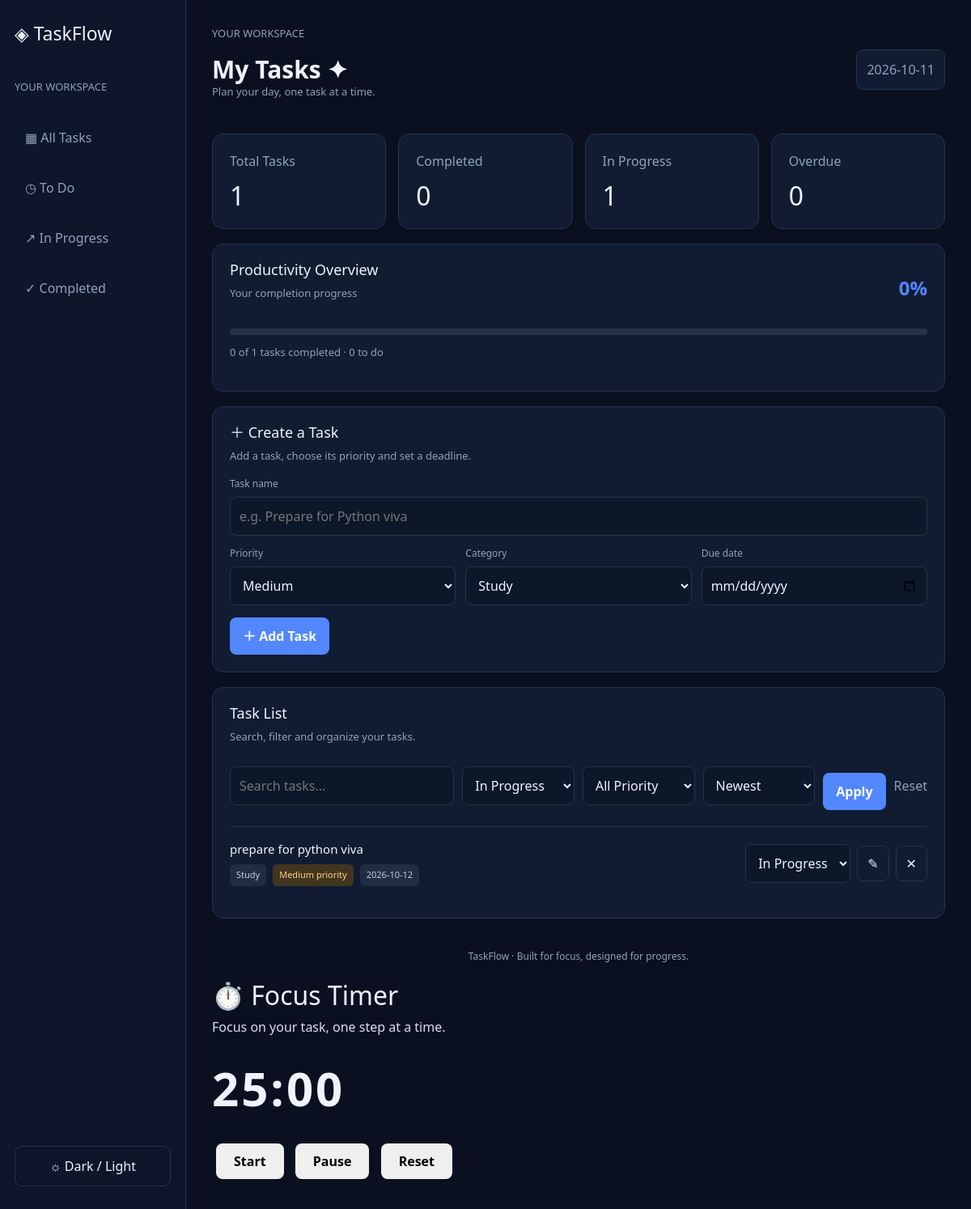
The app's page /?status=In+Progress with its own data.
### tables this page shows
CREATE TABLE tasks (
                id INTEGER PRIMARY KEY AUTOINCREMENT,
                name TEXT NOT NULL,
                priority TEXT DEFAULT 'Medium',
                category TEXT DEFAULT 'Study',
                due_date TEXT DEFAULT '',
                status TEXT DEFAULT 'To Do'
            );

### app.py (the view)
@app.route("/")
def home():
    search = request.args.get("search", "").strip()
    status_filter = request.args.get("status", "All")
    priority_filter = request.args.get("priority", "All")
    sort = request.args.get("sort", "newest")
    query = "SELECT * FROM tasks WHERE name LIKE ?"
    values = [f"%{search}%"]
    if status_filter in ["To Do", "In Progress", "Completed"]:
        query += " AND status = ?"
        values.append(status_filter)
    if priority_filter in ["High", "Medium", "Low"]:
        query += " AND priority = ?"
        values.append(priority_filter)
    ordering = {
        "newest": "id DESC",
        "oldest": "id ASC",
        "deadline": "due_date ASC",
        "priority": "CASE priority WHEN 'High' THEN 1 WHEN 'Medium' THEN 2 ELSE 3 END"
    }
    query += " ORDER BY " + ordering.get(sort, "id DESC")
    with connect_db() as db:
        tasks = db.execute(query, values).fetchall()
        all_tasks = db.execute("SELECT * FROM tasks").fetchall()
    total = len(all_tasks)
    completed = sum(t["status"] == "Completed" for t in all_tasks)
    pending = sum(t["status"] == "To Do" for t in all_tasks)
    in_progress = sum(t["status"] == "In Progress" for t in all_tasks)
    today = date.today().isoformat()
    overdue = sum(
        bool(t["due_date"]) and t["due_date"] < today
        and t["status"] != "Completed" for t in all_tasks
    )
    progress = round(completed * 100 / total) if total else 0
    return render_template(
        "index.html", tasks=tasks, total=total,
        completed=completed, pending=pending,
        in_progress=in_progress, overdue=overdue,
        progress=progress, today=today,
        search=search, status_filter=status_filter,
        priority_filter=priority_filter, sort_by=sort
    )

### app.py (called while the page is built)
def connect_db():
    db = sqlite3.connect(DB_PATH)
    db.row_factory = sqlite3.Row
    return db

### templates/index.html (shortened to what this page needs)
<!DOCTYPE html>
<html lang="en">
<head>
    <link href="https://cdn.jsdelivr.net/npm/bootstrap@5.3.3/dist/css/bootstrap.min.css" rel="stylesheet">
    <link rel="stylesheet" href="{{ url_for('static', filename='style.css') }}">
</head>
<body>
<div class="layout">
    <aside class="sidebar">
        <h2>◈ TaskFlow</h2>
        <p class="muted">YOUR WORKSPACE</p>
        <a href="{{ url_for('home') }}">▦ All Tasks</a>
        <a href="{{ url_for('home', status='To Do') }}">◷ To Do</a>
        <a href="{{ url_for('home', status='In Progress') }}">↗ In Progress</a>
        <a href="{{ url_for('home', status='Completed') }}">✓ Completed</a>
        <button id="themeToggle" class="theme-button" type="button">☼ Dark / Light</button>
    </aside>
    <main class="content">
        <header class="topbar">
            <div>
                <p class="muted">YOUR WORKSPACE</p>
                <h1>My Tasks ✦</h1>
                <p class="muted">Plan your day, one task at a time.</p>
            </div>
            <span class="date-chip">{{ today }}</span>
        </header>
        <section class="stats">
            <div class="stat"><p>Total Tasks</p><h2>{{ total }}</h2></div>
            <div class="stat"><p>Completed</p><h2>{{ completed }}</h2></div>
            <div class="stat"><p>In Progress</p><h2>{{ in_progress }}</h2></div>
            <div class="stat"><p>Overdue</p><h2>{{ overdue }}</h2></div>
        </section>
        <section class="panel">
            <div class="section-heading">
                <div><h3>Productivity Overview</h3><p class="muted">Your completion progress</p></div>
                <strong>{{ progress }}%</strong>
            </div>
            <div class="progress-track">
            </div>
            <p class="muted">{{ completed }} of {{ total }} tasks completed · {{ pending }} to do</p>
        </section>
        <section class="panel">
            <h3>＋ Create a Task</h3>
            <p class="muted">Add a task, choose its priority and set a deadline.</p>
            <form action="{{ url_for('add_task') }}" method="POST">
                <label>Task name</label>
                <input type="text" name="task" placeholder="e.g. Prepare for Python viva" maxlength="200" required>
                <div class="form-grid">
                    <div>
                        <label>Priority</label>
                        <select name="priority">
                            <option>High</option><option selected>Medium</option><option>Low</option>
                        </select>
                    </div>
                    <div>
                        <label>Category</label>
                        <select name="category">
                            <option>Study</option><option>Personal</option><option>Work</option><option>Other</option>
                        </select>
                    </div>
                    <div>
                        <label>Due date</label>
                        <input type="date" name="due_date">
                    </div>
                </div>
                <button class="primary-btn" type="submit">＋ Add Task</button>
            </form>
        </section>
        <section class="panel">
            <h3>Task List</h3>
            <p class="muted">Search, filter and organize your tasks.</p>
            <form action="{{ url_for('home') }}" method="GET" class="filter-grid">
                <input type="search" name="search" value="{{ search }}" placeholder="Search tasks...">
                <select name="status">
                    {% for s in ['All', 'To Do', 'In Progress', 'Completed'] %}
                    <option value="{{ s }}" {% if status_filter == s %}selected{% endif %}>{{ s }}</option>
                    {% endfor %}
                </select>
                <select name="priority">
                    {% for p in ['All', 'High', 'Medium', 'Low'] %}
                    <option value="{{ p }}" {% if priority_filter == p %}selected{% endif %}>{{ p }} Priority</option>
                    {% endfor %}
                </select>
                <select name="sort">
                    <option value="newest" {% if sort_by == 'newest' %}selected{% endif %}>Newest</option>
                </select>
                <button class="primary-btn" type="submit">Apply</button>
                <a class="reset-btn" href="{{ url_for('home') }}">Reset</a>
            </form>
            <div class="task-list">
                {% for task in tasks %}
                <article class="task">
                    <div class="task-info">
                        <h4 class="{% if task.status == 'Completed' %}done{% endif %}">{{ task.name }}</h4>
                        <div class="tags">
                            <span class="tag">{{ task.category }}</span>
                            <span class="tag priority-{{ task.priority|lower }}">{{ task.priority }} priority</span>
                            {% if task.due_date %}
                            <span class="tag {% if task.due_date < today and task.status != 'Completed' %}overdue{% endif %}">
                                {% if task.due_date < today and task.status != 'Completed' %}Overdue · {% endif %}{{ task.due_date }}
                            </span>
                            {% endif %}
                        </div>
                    </div>
                    <div class="task-actions">
                        <form action="{{ url_for('change_status', task_id=task.id) }}" method="POST">
                            <select name="status" onchange="this.form.submit()" aria-label="Task status">
                                {% for s in ['To Do', 'In Progress', 'Completed'] %}
                                <option value="{{ s }}" {% if task.status == s %}selected{% endif %}>{{ s }}</option>
                                {% endfor %}
                            </select>
                        </form>
                        <details>
                            <summary title="Edit task">✎</summary>
                        </details>
                        <form action="{{ url_for('delete_task', task_id=task.id) }}" method="POST" onsubmit="return confirm('Delete this task?')">
                            <button class="delete-btn" type="submit" title="Delete task">✕</button>
                        </form>
                    </div>
                </article>
                {% else %}
                <div class="empty">
                    <h3>No tasks found</h3>
                    <p class="muted">Add your first task or change your filters.</p>
                </div>
                {% endfor %}
            </div>
        </section>
        <footer>TaskFlow · Built for focus, designed for progress.</footer>
<section class="timer-card">
    <h2>⏱️ Focus Timer</h2>
    <p>Focus on your task, one step at a time.</p>
    <div id="timer">25:00</div>
    <button type="button" id="startTimer">Start</button>
    <button type="button" id="pauseTimer">Pause</button>
    <button type="button" id="resetTimer">Reset</button>
</section>
    </main>
</div>
</body>
</html>

### static/style.css (style rules this page uses)
:root { --bg: #0a1020; --sidebar: #0d162b; --panel: #111c32; --border: #25334d; --text: #eef3ff; --muted: #91a0bb; --blue: #5287ff; --input: #0d172a; }
* { box-sizing: border-box; }
body { margin: 0; background: var(--bg); color: var(--text); font-family: "Segoe UI", Arial, sans-serif; }
.layout { min-height: 100vh; }
.sidebar { width: 230px; position: fixed; inset: 0 auto 0 0; padding: 28px 18px; background: var(--sidebar); border-right: 1px solid var(--border); display: flex; flex-direction: column; gap: 12px; }
.sidebar h2 { font-size: 23px; margin: 0 0 30px; }
.muted { color: var(--muted); font-size: 13px; }
.sidebar a { color: var(--muted); text-decoration: none; padding: 13px; border-radius: 9px; }
.theme-button { margin-top: auto; padding: 12px; border: 1px solid var(--border); border-radius: 9px; color: var(--text); background: transparent; cursor: pointer; }
.content { margin-left: 230px; padding: 32px; max-width: 1600px; }
.topbar { display: flex; justify-content: space-between; align-items: center; gap: 15px; margin-bottom: 26px; }
h1 { font-size: 30px; font-weight: 750; margin: 0; }
.date-chip { padding: 12px; background: var(--panel); border: 1px solid var(--border); border-radius: 9px; color: var(--muted); }
.stats { display: grid; grid-template-columns: repeat(4, minmax(0, 1fr)); gap: 15px; margin-bottom: 18px; }
.stat, .panel { background: var(--panel); border: 1px solid var(--border); border-radius: 14px; padding: 21px; }
.stat p { color: var(--muted); margin: 0; }
.stat h2 { font-size: 32px; margin: 12px 0 0; }
.panel { margin-bottom: 18px; }
.panel h3 { font-size: 18px; margin: 0 0 8px; }
.section-heading { display: flex; justify-content: space-between; align-items: center; }
.section-heading strong { color: var(--blue); font-size: 24px; }
.progress-track { height: 8px; background: #26334a; border-radius: 9px; overflow: hidden; margin: 18px 0 12px; }
label { display: block; color: var(--muted); font-size: 12px; margin: 13px 0 7px; }
input, select { min-width: 0; width: 100%; padding: 11px; background: var(--input); border: 1px solid var(--border); color: var(--text); border-radius: 8px; }
.form-grid { display: grid; grid-template-columns: repeat(3, minmax(0, 1fr)); gap: 12px; }
.primary-btn { padding: 11px 16px; margin-top: 15px; background: var(--blue); color: white; border: 0; border-radius: 8px; font-weight: 650; cursor: pointer; }
.filter-grid { display: grid; grid-template-columns: minmax(180px, 2fr) repeat(3, minmax(120px, 1fr)) auto auto; gap: 10px; align-items: center; margin: 20px 0; width: 100%; }
.filter-grid input, .filter-grid select { width: 100%; min-width: 0; }
.reset-btn { color: var(--muted); text-decoration: none; }
.task { display: flex; justify-content: space-between; align-items: center; gap: 15px; padding: 18px 0; border-top: 1px solid var(--border); }
.task-info { min-width: 0; }
.task-info h4 { overflow-wrap: anywhere; font-size: 15px; margin: 0 0 10px; }
.tags, .task-actions { display: flex; align-items: center; flex-wrap: wrap; gap: 8px; }
.tag { background: #202d43; color: #c2cde0; padding: 5px 8px; border-radius: 6px; font-size: 11px; }
.priority-medium { color: #ffd27a; background: #42351f; }
.task-actions select { width: auto; max-width: 135px; }
.task-actions button, .task-actions summary { cursor: pointer; padding: 9px 12px; border: 1px solid var(--border); border-radius: 8px; color: var(--text); background: transparent; }
.task-actions details { position: relative; }
.task-actions summary { list-style: none; }
footer { text-align: center; color: var(--muted); padding: 20px; font-size: 12px; }
.timer-card h2 { margin-bottom: 8px; }
.timer-card p { color: #d5def5; }
#timer { font-size: 58px; font-weight: bold; margin: 20px 0; letter-spacing: 3px; }
.timer-card button { padding: 10px 22px; margin: 5px; border: none; border-radius: 8px; cursor: pointer; font-weight: bold; }

### records on screen
tasks: name "prepare for python viva", category "Study", priority "Medium", due_date "2026-10-12", status "In Progress"

### other values on screen
{{ total }} "1"
{{ completed }} "0"
{{ in_progress }} "1"
{{ overdue }} "0"
{{ progress }} "0"
{{ pending }} "0"
form field status "In Progress"
form field priority "All Priority"
